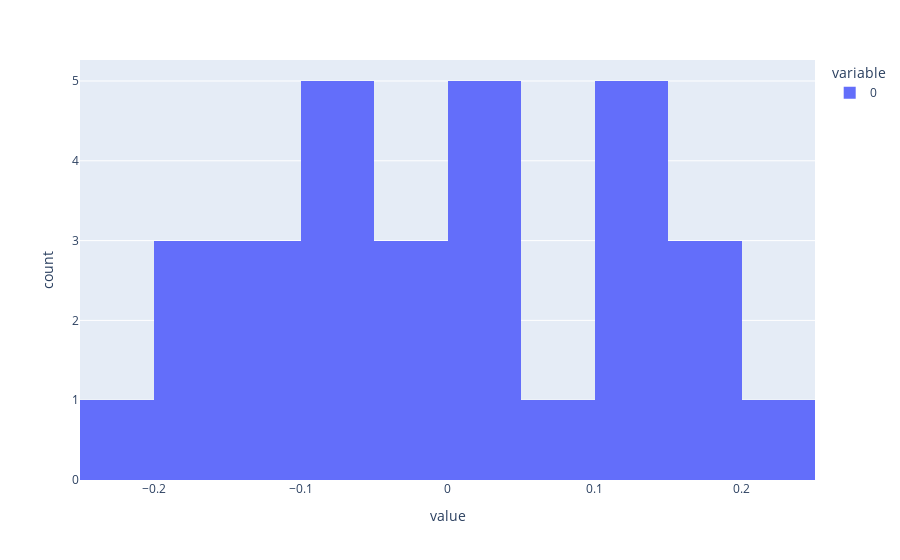

Notebook source saved alongside this figure:
### Markdown cell above
Woah, the distribution is suddenly bimodal! All we did was decrease the scale factor of the attitude distribution

Would we have seen this from our original experiment, if we had only run it for more epochs?

### Code cell
more_y_3 = run_simulations(G, 300,0,1,0.17,30)
px.histogram([z[299] for z in more_y_3], nbins = 20)

### Figure 1 — Plotly figure (JSON) as saved in the notebook; plotly's stock layout.template omitted (floating-point values rounded to 4 significant figures)
{"data": [{"alignmentgroup": "True", "bingroup": "x", "hovertemplate": "variable=0<br>value=%{x}<br>count=%{y}<extra></extra>", "legendgroup": "0", "marker": {"color": "#636efa", "pattern": {"shape": ""}}, "name": "0", "nbinsx": 20, "offsetgroup": "0", "orientation": "v", "showlegend": true, "type": "histogram", "x": [0.244, 0.116, -0.2467, -0.076, 0.1707, -0.08267, -0.1587, -0.1853, 0.03067, -0.09067, -0.1013, -0.1133, -0.068, 0.06933, 0.04133, -0.02, 0.1013, -0.03467, 0.02667, -0.104, 0.1987, 0.1213, 0.1027, -0.09067, 0.044, 0.009333, -0.044, 0.1733, 0.1093, -0.1573], "xaxis": "x", "yaxis": "y"}], "layout": {"barmode": "relative", "legend": {"title": {"text": "variable"}, "tracegroupgap": 0}, "margin": {"t": 60}, "xaxis": {"anchor": "y", "domain": [0, 1], "title": {"text": "value"}}, "yaxis": {"anchor": "x", "domain": [0, 1], "title": {"text": "count"}}}}
